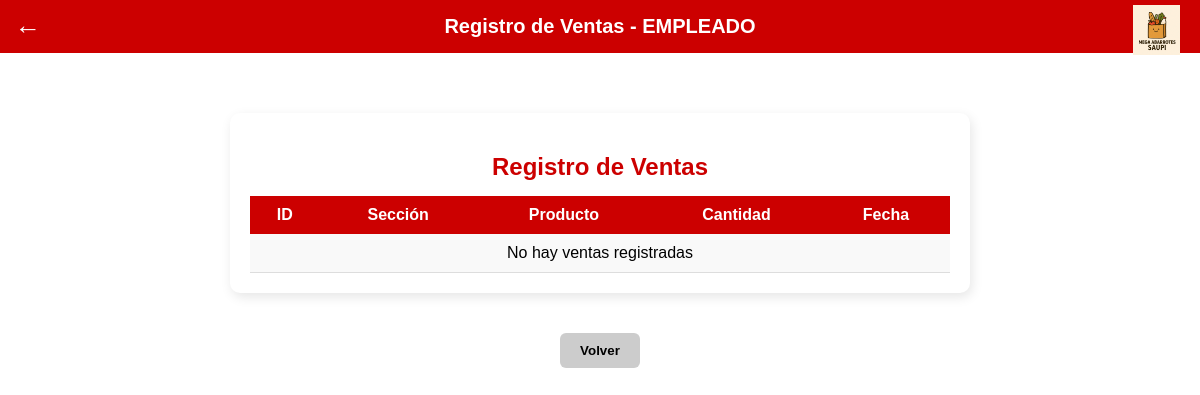
Before: /registro_ventas.php with the older database file.
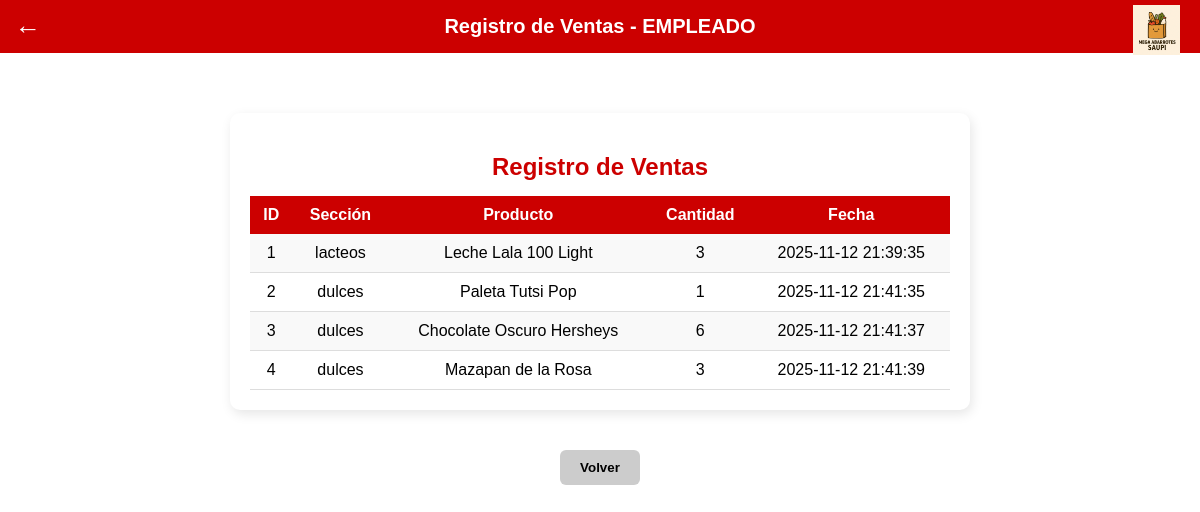
After: the same page with the newer database file.
### tables this page shows
CREATE TABLE `ventas` (
  `id` int(11) NOT NULL,
  `producto_id` int(11) NOT NULL,
  `seccion` varchar(50) NOT NULL,
  `cantidad` int(11) NOT NULL,
  `fecha` datetime NOT NULL
);

CREATE TABLE `lacteos` (
  `id` int(11) NOT NULL,
  `nombre` varchar(50) NOT NULL,
  `cantidad` int(11) NOT NULL DEFAULT 0,
  `estado` varchar(30) NOT NULL
);

CREATE TABLE `dulces` (
  `id` int(11) NOT NULL,
  `nombre` varchar(50) NOT NULL,
  `cantidad` int(11) NOT NULL DEFAULT 0,
  `estado` varchar(30) NOT NULL
);

### registro_ventas.php (the view, shortened to what this page needs)
<?php
include "config/conexion.php";
include "views/header.php";
$secciones = ['lacteos', 'dulces', 'galletas', 'papitas', 'variados'];
$ventas = [];
foreach ($secciones as $seccion) {
    $sql = "SELECT v.id, v.seccion, v.cantidad, v.fecha, p.nombre AS producto
            FROM ventas v
            JOIN $seccion p ON v.producto_id = p.id
            WHERE v.seccion = '$seccion'";
    $result = $conn->query($sql);
    if ($result && $result->num_rows > 0) {
        while ($row = $result->fetch_assoc()) {
            $ventas[] = $row;
        }
    }
}
?>
<link rel="stylesheet" href="assets/css/style.css">
<div class="container-empleado">
    <div class="card-product-empleado">
        <h2>Registro de Ventas</h2>
        <table class="tabla-empleado">
            <tr>
                <th>ID</th>
                <th>Sección</th>
                <th>Producto</th>
                <th>Cantidad</th>
                <th>Fecha</th>
            </tr>
            <?php if (!empty($ventas)): ?>
                <?php foreach ($ventas as $venta): ?>
                    <tr>
                        <td><?= $venta['id'] ?></td>
                        <td><?= htmlspecialchars($venta['seccion']) ?></td>
                        <td><?= htmlspecialchars($venta['producto']) ?></td>
                        <td><?= $venta['cantidad'] ?></td>
                        <td><?= $venta['fecha'] ?></td>
                    </tr>
                <?php endforeach; ?>
            <?php else: ?>
                <tr>
                    <td colspan="5">No hay ventas registradas</td>
                </tr>
            <?php endif; ?>
        </table>
    </div>
    <button class="btn-volver" onclick="window.location.href='inicio_empleado.php'">Volver</button>
</div>

Changed rows visible on the page:
added ventas: id "1", seccion "lacteos", lacteos.nombre "Leche Lala 100 Light", cantidad "3", fecha "2025-11-12 21:39:35"
added ventas: id "2", seccion "dulces", dulces.nombre "Paleta Tutsi Pop", cantidad "1", fecha "2025-11-12 21:41:35"
added ventas: id "3", seccion "dulces", dulces.nombre "Chocolate Oscuro Hersheys", cantidad "6", fecha "2025-11-12 21:41:37"
added ventas: id "4", seccion "dulces", dulces.nombre "Mazapan de la Rosa", cantidad "3", fecha "2025-11-12 21:41:39"
Other visible differences:
text no longer shown: "No hay ventas registradas"
